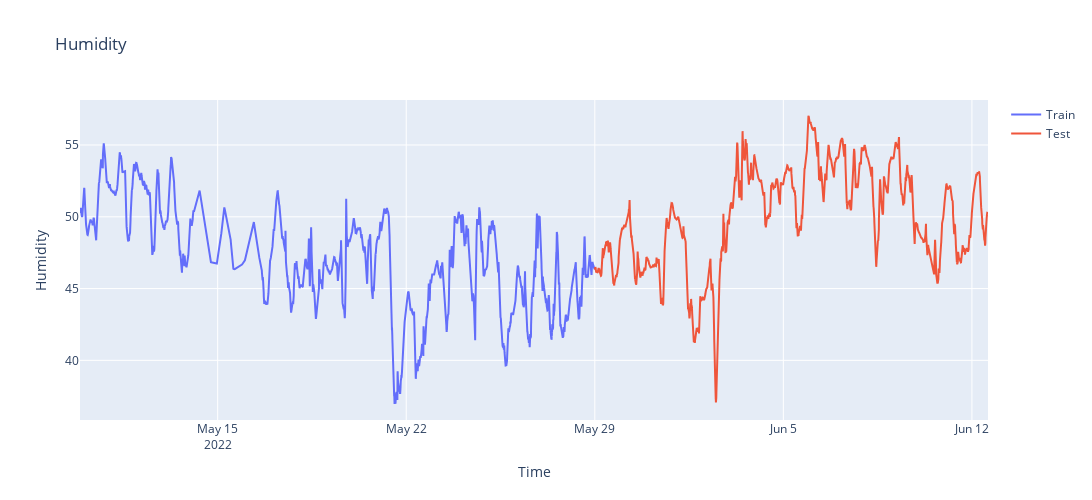

Notebook code for this chart:
### Markdown cell above
# Splitting the data

### Code cell
# Split the data into training and testing sets
train = deepcopy(data[:SPLIT_DATE])
test = deepcopy(data[SPLIT_DATE:])

# Plot the data
fig = go.Figure()
fig.add_trace(go.Scatter(x=train.index, y=train[VARIABLE_NAMES[0]], mode='lines', name='Train'))
fig.add_trace(go.Scatter(x=test.index, y=test[VARIABLE_NAMES[0]], mode='lines', name='Test'))
fig.update_layout(title='Humidity', xaxis_title='Time', yaxis_title='Humidity')
fig.update_layout(autosize=False, width=1500, height=500,)
fig.show()

### Figure 1 — Plotly figure (JSON) as saved in the notebook; plotly's stock layout.template omitted (floating-point values rounded to 4 significant figures; data arrays with more than 128 entries replaced by an {"elided": "..."} marker saying what was removed)
{"data": [{"mode": "lines", "name": "Train", "type": "scatter", "x": {"elided": "5505 str values"}, "y": {"elided": "5505 float values"}}, {"mode": "lines", "name": "Test", "type": "scatter", "x": {"elided": "4205 str values"}, "y": {"elided": "4205 float values"}}], "layout": {"autosize": false, "height": 500, "title": {"text": "Humidity"}, "width": 1500, "xaxis": {"title": {"text": "Time"}}, "yaxis": {"title": {"text": "Humidity"}}}}
